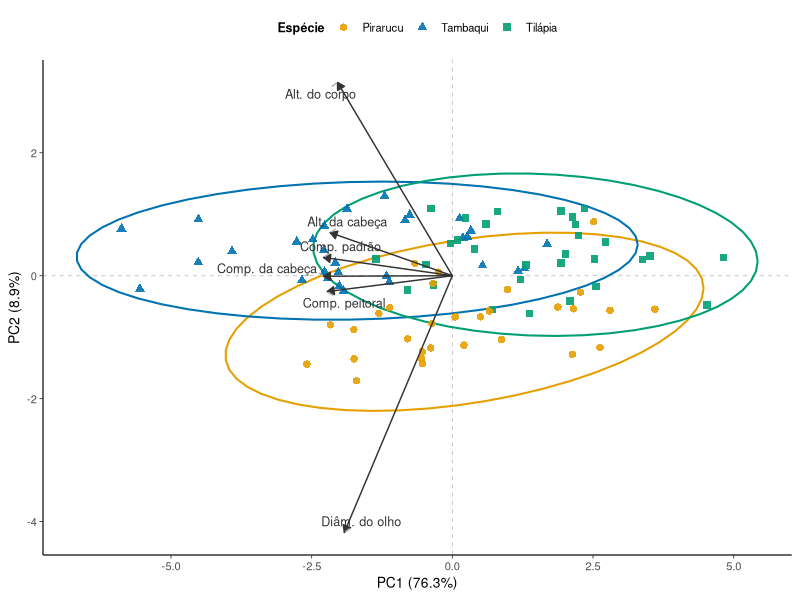
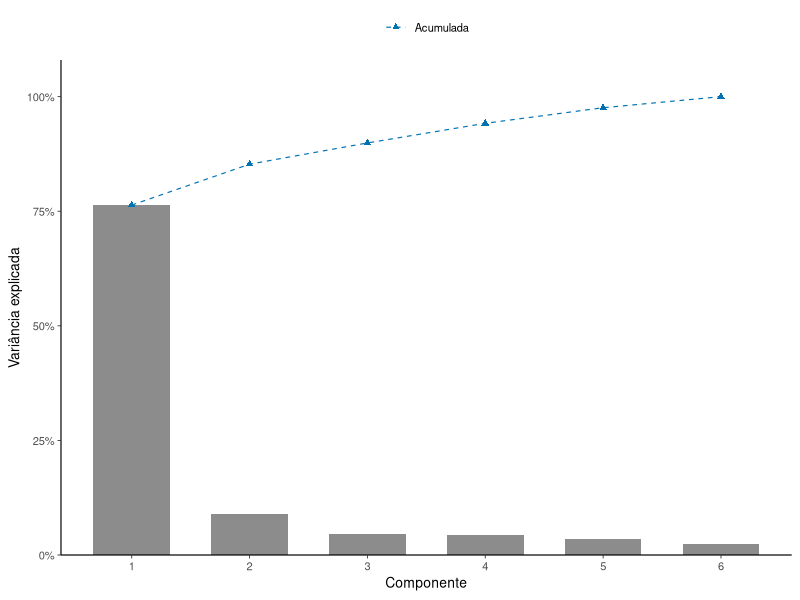
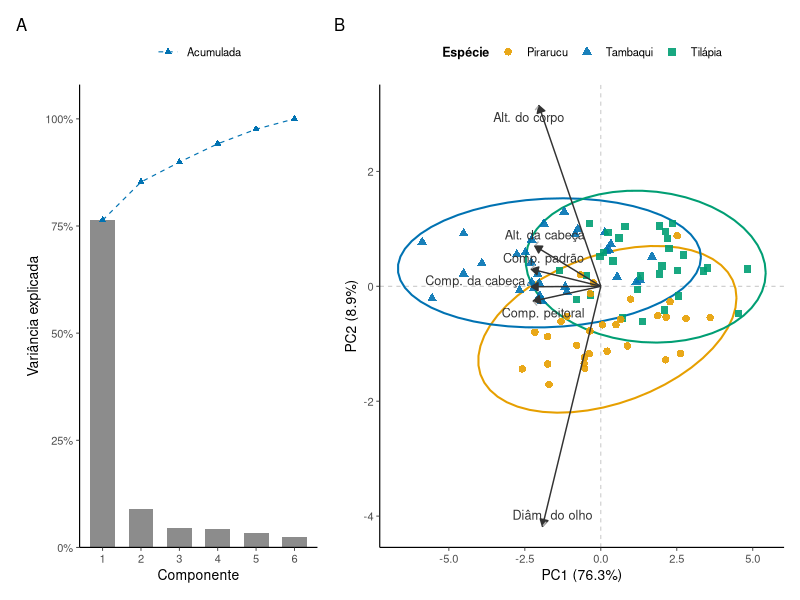
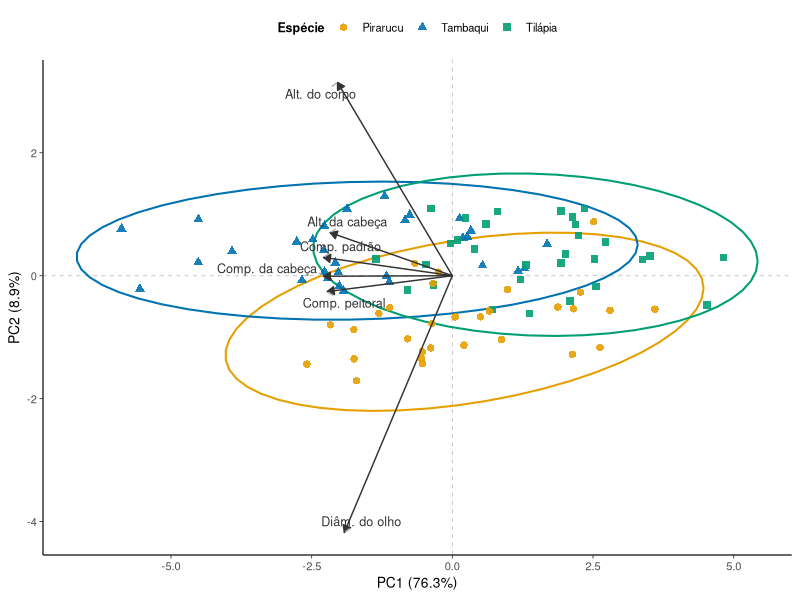
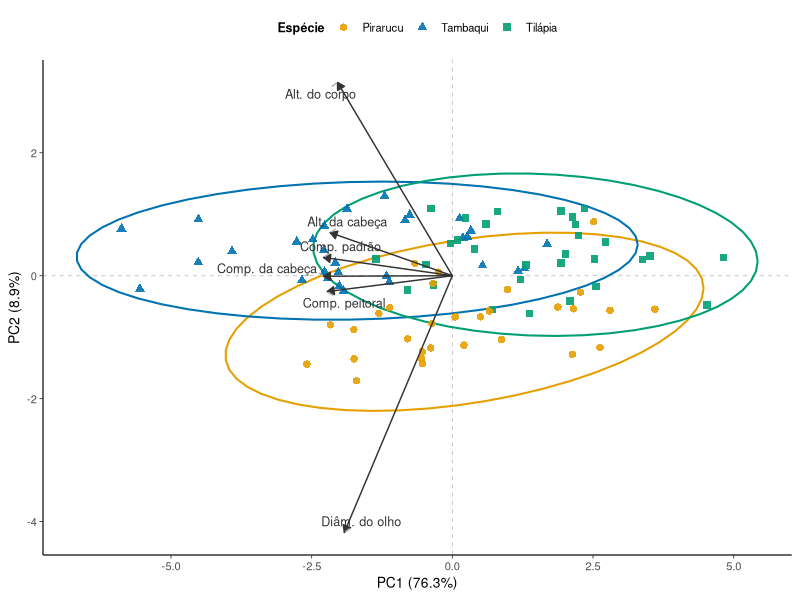
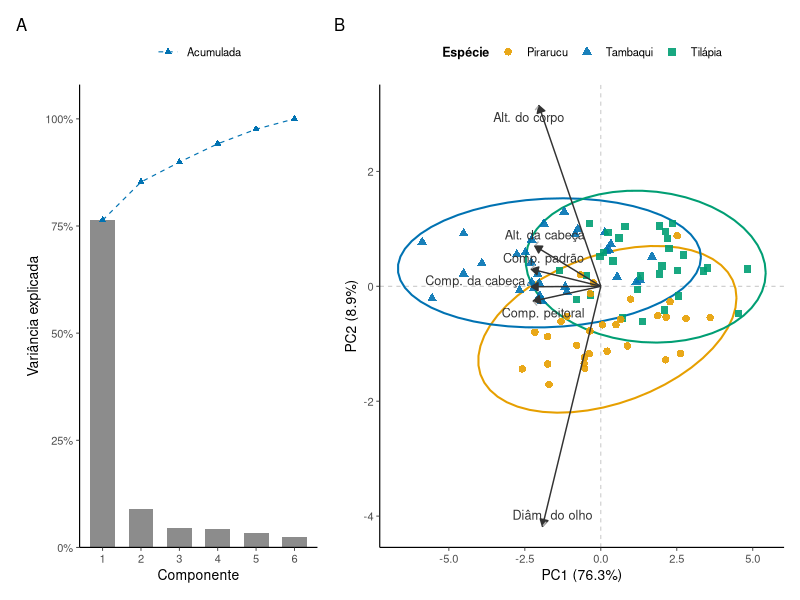
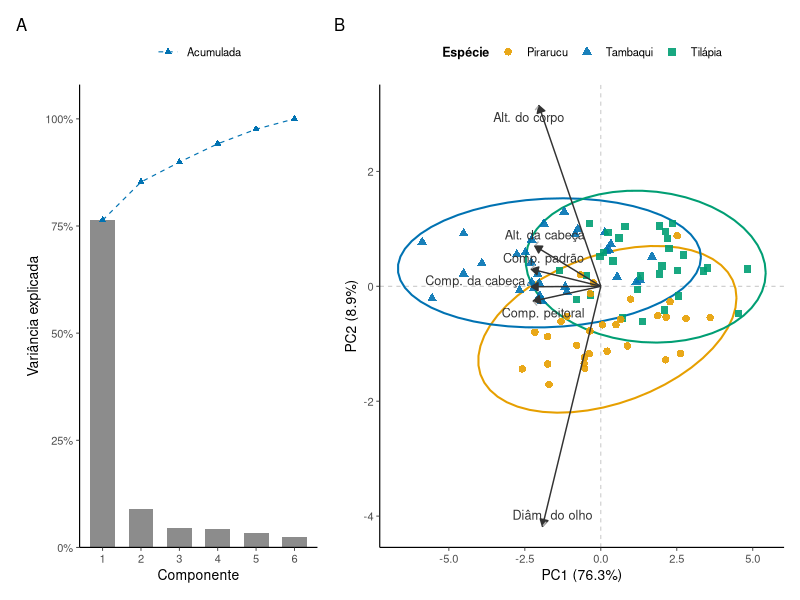

Reproduce these figures in R, in order.
# ============================================================================
# PCA | biplot + elipses | filosofia tidy | saídas gráficas para publicação
# ============================================================================

# ---- 0. Pacotes --------------------------------------------------------------
library(tidyverse)   # manipulação de dados + ggplot2
library(broom)       # resultados do PCA em tibbles (tidy/augment)
library(ggrepel)     # rótulos sem sobreposição
library(patchwork)   # composição de painéis

# ---- 1. Dados de exemplo (substitua pelos seus) ------------------------------
set.seed(42)

simula_morfometria <- function(n, centroide) {
  sigma <- matrix(0.6, nrow = 6, ncol = 6)
  diag(sigma) <- 1
  MASS::mvrnorm(n, mu = centroide, Sigma = sigma) |>   # prefixo, sem library()
    as_tibble(.name_repair = "minimal") |>
    setNames(c("comp_padrao", "altura_corpo", "comp_cabeca",
               "altura_cabeca", "diametro_olho", "comp_peitoral")) |>
    mutate(across(everything(), ~ .x * 8 + 60))        # escala aproximada em mm
}

dados_brutos <- bind_rows(
  simula_morfometria(30, c( 1.2,  0.8,  1.0,  0.9,  0.6,  1.0)) |> mutate(especie = "Tambaqui"),
  simula_morfometria(30, c(-1.2, -0.9, -1.0, -0.8, -0.7, -1.0)) |> mutate(especie = "Tilápia"),
  simula_morfometria(30, c( 0.0, -1.2,  0.1,  0.0,  0.9,  0.0)) |> mutate(especie = "Pirarucu")
) |>
  relocate(especie)

# Com dados reais:
# dados_brutos <- read_csv("dados/brutos/morfometria.csv")
# dados_brutos <- readxl::read_excel("dados/brutos/morfometria.xlsx")

# ---- 2. Tratamento -----------------------------------------------------------
dados_pca <- dados_brutos |>
  drop_na() |>                                     # ou imputação: missMDA, recipes::step_impute_*
  select(especie, where(is.numeric)) |>
  select(where(~ !is.numeric(.x) || sd(.x) > 0))   # elimina colunas constantes (variância zero)

# ---- 3. PCA (matriz de correlação: center + scale) ---------------------------
pca <- dados_pca |>
  select(where(is.numeric)) |>
  prcomp(center = TRUE, scale. = TRUE)

# ---- 4. Resultados em tibbles ------------------------------------------------
eig <- tidy(pca, matrix = "eigenvalues")        # PC, std.dev, percent, cumulative

scores <- augment(pca, data = dados_pca)        # dados + .fittedPC1, .fittedPC2, ...

# Fator de escala: ajusta o comprimento das setas à nuvem de pontos
fator <- max(abs(c(scores$.fittedPC1, scores$.fittedPC2))) * 0.9

# Rótulos bonitos das variáveis (edite ao trocar de dados)
rotulos_var <- c(
  comp_padrao   = "Comp. padrão",
  altura_corpo  = "Alt. do corpo",
  comp_cabeca   = "Comp. da cabeça",
  altura_cabeca = "Alt. da cabeça",
  diametro_olho = "Diâm. do olho",
  comp_peitoral = "Comp. peitoral"
)

loadings <- pca$rotation |>
  as_tibble(rownames = "variavel") |>
  select(variavel, PC1, PC2) |>
  mutate(PC1 = PC1 * fator,
         PC2 = PC2 * fator,
         rotulo = coalesce(rotulos_var[variavel], variavel))

# Rótulos dos eixos com % de variância calculado dinamicamente
rotulo_pc <- function(i) sprintf("PC%d (%.1f%%)", i, eig$percent[i] * 100)

eig   # confira no console: variância explicada por componente

# ---- 5. Paleta segura para daltônicos + tema de publicação -------------------
okabe_ito <- c("#E69F00", "#0072B2", "#009E73", "#D55E00",
               "#CC79A7", "#56B4E9", "#F0E442", "#000000")

theme_pub <- theme_classic(base_size = 10) +
  theme(
    axis.line       = element_line(linewidth = 0.4),
    axis.ticks      = element_line(linewidth = 0.3),
    legend.position = "top",
    legend.title    = element_text(face = "bold", size = 9),
    plot.margin     = margin(6, 6, 6, 6)
  )

# ---- 6. Biplot com elipses de 95% --------------------------------------------
p_biplot <- ggplot(scores, aes(.fittedPC1, .fittedPC2)) +
  geom_hline(yintercept = 0, linetype = "dashed", linewidth = 0.3, colour = "grey75") +
  geom_vline(xintercept = 0, linetype = "dashed", linewidth = 0.3, colour = "grey75") +
  stat_ellipse(aes(colour = especie), type = "norm", level = 0.95,
               linewidth = 0.7, show.legend = FALSE) +
  geom_point(aes(colour = especie, shape = especie), size = 2.2, alpha = 0.9) +
  geom_segment(data = loadings,
               aes(x = 0, y = 0, xend = PC1, yend = PC2),
               arrow = arrow(length = unit(2, "mm"), type = "closed"),
               linewidth = 0.5, colour = "grey20") +
  geom_text_repel(data = loadings,
                  aes(x = PC1, y = PC2, label = rotulo),
                  size = 3.2, colour = "grey20",
                  min.segment.length = 0, segment.color = "grey70",
                  seed = 123) +
  scale_colour_manual(values = okabe_ito) +
  scale_shape_manual(values = c(16, 17, 15)) +
  labs(x = rotulo_pc(1), y = rotulo_pc(2), colour = "Espécie", shape = "Espécie") +
  theme_pub

p_biplot

# ---- 7. Scree plot: variância individual (barras) + acumulada (linha) --------
p_scree <- eig |>
  slice_head(n = 6) |>
  mutate(PC = factor(PC)) |>
  ggplot(aes(PC, percent)) +
  geom_col(fill = "grey55", width = 0.65) +
  geom_line(aes(y = cumulative, group = 1, linetype = "Acumulada"),
            colour = "#0072B2", linewidth = 0.4) +
  geom_point(aes(y = cumulative, shape = "Acumulada"),
             colour = "#0072B2", size = 1.6) +
  scale_linetype_manual(name = NULL, values = c("Acumulada" = "dashed")) +
  scale_shape_manual(name = NULL, values = c("Acumulada" = 17)) +
  scale_y_continuous(labels = scales::label_percent(accuracy = 1),
                     expand = expansion(mult = c(0, 0.08))) +
  labs(x = "Componente", y = "Variância explicada") +
  theme_pub

p_scree

# ---- 8. Painel composto (scree + biplot) -------------------------------------
p_final <- p_scree + p_biplot +
  plot_layout(widths = c(1, 1.7)) +
  plot_annotation(tag_levels = "A",
                  theme = theme(plot.tag = element_text(face = "bold", size = 12)))

p_final

# ---- 9. Exportação em padrão de revista --------------------------------------
dir.create("figuras", showWarnings = FALSE)

# Biplot isolado (largura de 1,5 coluna: 114 mm)
ggsave("figuras/fig_PCA_biplot.pdf", p_biplot,
       width = 114, height = 100, units = "mm", device = cairo_pdf)
ggsave("figuras/fig_PCA_biplot.tiff", p_biplot,
       width = 114, height = 100, units = "mm", dpi = 600, compression = "lzw")

# Painel composto (página inteira: 169 mm)
ggsave("figuras/fig_PCA_painel.pdf", p_final,
       width = 169, height = 95, units = "mm", device = cairo_pdf)
ggsave("figuras/fig_PCA_painel.tiff", p_final,
       width = 169, height = 95, units = "mm", dpi = 600, compression = "lzw")

# Complemento inferencial sugerido para o manuscrito:
# vegan::adonis2(select(dados_pca, where(is.numeric)) ~ especie, data = dados_pca)
